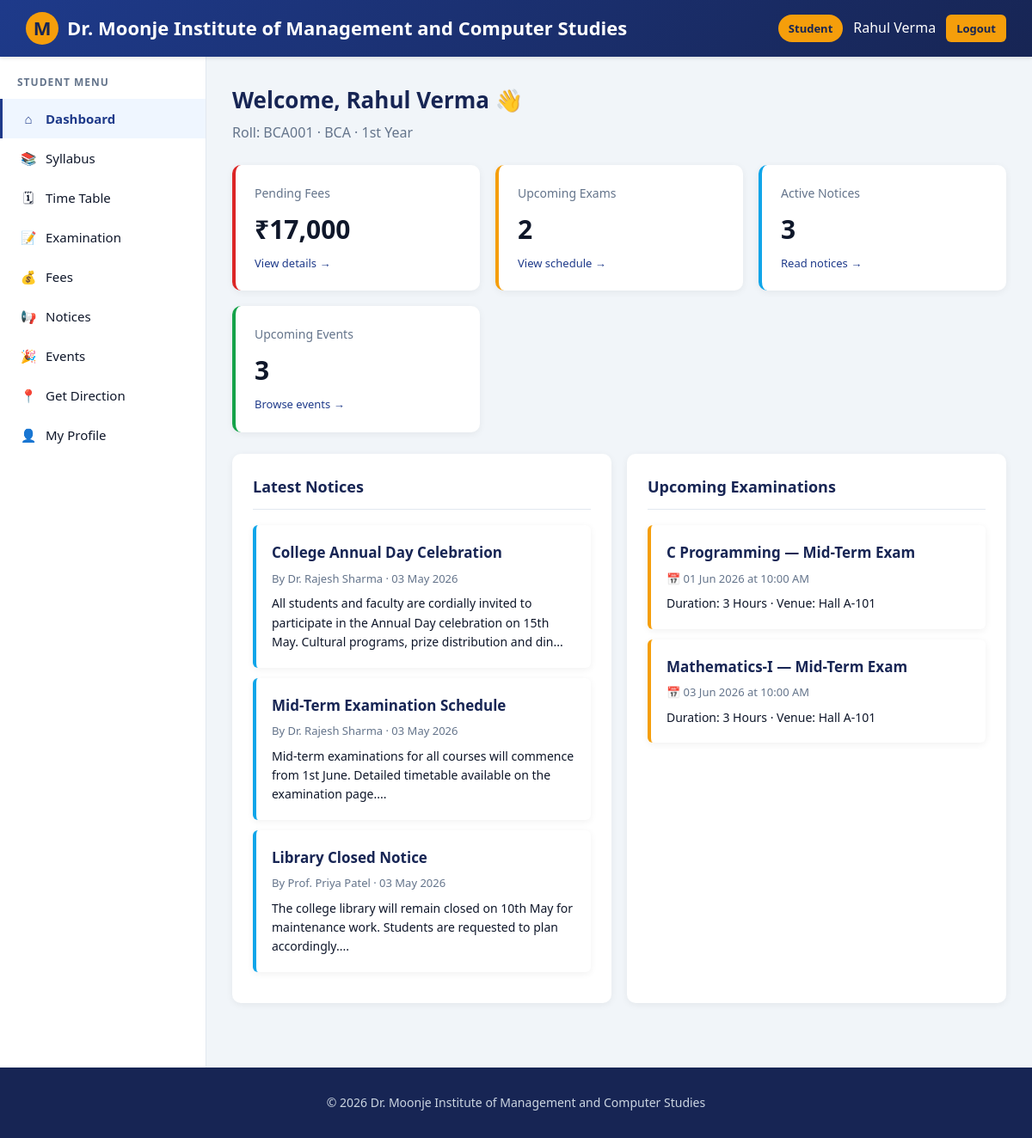
The page /student/dashboard.php (signed in) on the database its author committed.
### tables this page shows
CREATE TABLE notices (
    id INT AUTO_INCREMENT PRIMARY KEY,
    title VARCHAR(200) NOT NULL,
    description TEXT NOT NULL,
    target_audience ENUM('All','Students','Teachers') DEFAULT 'All',
    course VARCHAR(50) DEFAULT NULL,
    posted_by INT NOT NULL,
    created_at TIMESTAMP DEFAULT CURRENT_TIMESTAMP,
    FOREIGN KEY (posted_by) REFERENCES teachers(id) ON DELETE CASCADE
);

CREATE TABLE teachers (
    id INT AUTO_INCREMENT PRIMARY KEY,
    employee_id VARCHAR(20) NOT NULL UNIQUE,
    name VARCHAR(100) NOT NULL,
    email VARCHAR(100) NOT NULL UNIQUE,
    phone VARCHAR(15),
    password VARCHAR(255) NOT NULL,
    department VARCHAR(50) NOT NULL,
    designation VARCHAR(50),
    qualification VARCHAR(100),
    created_at TIMESTAMP DEFAULT CURRENT_TIMESTAMP
);

CREATE TABLE examinations (
    id INT AUTO_INCREMENT PRIMARY KEY,
    exam_name VARCHAR(100) NOT NULL,
    course VARCHAR(50) NOT NULL,
    year VARCHAR(10) NOT NULL,
    subject VARCHAR(100) NOT NULL,
    exam_date DATE NOT NULL,
    exam_time TIME NOT NULL,
    duration VARCHAR(20),
    venue VARCHAR(100),
    posted_by INT NOT NULL,
    created_at TIMESTAMP DEFAULT CURRENT_TIMESTAMP,
    FOREIGN KEY (posted_by) REFERENCES teachers(id) ON DELETE CASCADE
);

### config/db.php (called while the page is built, shortened)
<?php
function e($value) {
    return htmlspecialchars($value ?? '', ENT_QUOTES, 'UTF-8');
}

### student/dashboard.php (the view, shortened to what this page needs)
<?php
require_once '../includes/student_header.php';
$sid = $_SESSION['student_id'];
$pending_fees_q = $conn->prepare("SELECT IFNULL(SUM(amount-paid_amount),0) AS due FROM fees WHERE student_id=? AND status<>'Paid'");
$pending_fees_q->bind_param('i', $sid); $pending_fees_q->execute();
$pending_fees = $pending_fees_q->get_result()->fetch_assoc()['due'];
$exam_count = $conn->query("SELECT COUNT(*) AS c FROM examinations WHERE course='".$conn->real_escape_string($_SESSION['student_course'])."' AND year='".$conn->real_escape_string($_SESSION['student_year'])."' AND exam_date >= CURDATE()")->fetch_assoc()['c'];
$notice_count = $conn->query("SELECT COUNT(*) AS c FROM notices WHERE target_audience IN ('All','Students')")->fetch_assoc()['c'];
$event_count = $conn->query("SELECT COUNT(*) AS c FROM events WHERE event_date >= CURDATE()")->fetch_assoc()['c'];
$notices = $conn->query("SELECT n.*, t.name AS teacher_name FROM notices n LEFT JOIN teachers t ON n.posted_by=t.id WHERE n.target_audience IN ('All','Students') ORDER BY n.created_at DESC LIMIT 5");
$exams = $conn->prepare("SELECT * FROM examinations WHERE course=? AND year=? AND exam_date >= CURDATE() ORDER BY exam_date ASC LIMIT 5");
$exams->bind_param('ss', $_SESSION['student_course'], $_SESSION['student_year']);
$exams->execute();
$exams = $exams->get_result();
?>
<div class="page-header">
    <div>
        <h1>Welcome, <?= e($_SESSION['student_name']) ?> 👋</h1>
        <p>Roll: <?= e($_SESSION['student_roll']) ?> · <?= e($_SESSION['student_course']) ?> · <?= e($_SESSION['student_year']) ?></p>
    </div>
</div>
<div class="cards">
    <div class="card danger">
        <div class="label">Pending Fees</div>
        <div class="value">₹<?= number_format($pending_fees, 0) ?></div>
        <div class="sub"><a href="fees.php">View details →</a></div>
    </div>
    <div class="card warning">
        <div class="label">Upcoming Exams</div>
        <div class="value"><?= $exam_count ?></div>
        <div class="sub"><a href="examination.php">View schedule →</a></div>
    </div>
    <div class="card accent">
        <div class="label">Active Notices</div>
        <div class="value"><?= $notice_count ?></div>
        <div class="sub"><a href="notices.php">Read notices →</a></div>
    </div>
    <div class="card success">
        <div class="label">Upcoming Events</div>
        <div class="value"><?= $event_count ?></div>
        <div class="sub"><a href="events.php">Browse events →</a></div>
    </div>
</div>
<div class="cards" style="grid-template-columns:1fr 1fr;">
    <div class="panel">
        <h3 class="panel-title">Latest Notices</h3>
        <?php if($notices->num_rows): while($n=$notices->fetch_assoc()): ?>
            <div class="list-item">
                <h4><?= e($n['title']) ?></h4>
                <p class="meta">By <?= e($n['teacher_name']) ?> · <?= date('d M Y', strtotime($n['created_at'])) ?></p>
                <p><?= e(substr($n['description'],0,150)) ?>...</p>
            </div>
        <?php endwhile; else: ?>
            <p style="color:#64748b;">No notices.</p>
        <?php endif; ?>
    </div>
    <div class="panel">
        <h3 class="panel-title">Upcoming Examinations</h3>
        <?php if($exams->num_rows): while($ex=$exams->fetch_assoc()): ?>
            <div class="list-item event">
                <h4><?= e($ex['subject']) ?> — <?= e($ex['exam_name']) ?></h4>
                <p class="meta">📅 <?= date('d M Y', strtotime($ex['exam_date'])) ?> at <?= date('h:i A', strtotime($ex['exam_time'])) ?></p>
                <p>Duration: <?= e($ex['duration']) ?> · Venue: <?= e($ex['venue']) ?></p>
            </div>
        <?php endwhile; else: ?>
            <p style="color:#64748b;">No upcoming exams.</p>
        <?php endif; ?>
    </div>
</div>
<?php require_once '../includes/student_footer.php'; ?>

### includes/student_header.php (shortened to what this page needs)
<?php
require_once __DIR__ . '/../config/db.php';
$current = basename($_SERVER['PHP_SELF']);
?>
<!DOCTYPE html>
<html lang="en">
<head>
    <link rel="stylesheet" href="../assets/css/style.css">
</head>
<body>
<nav class="navbar">
    <a class="brand" href="dashboard.php">
        <span class="logo">M</span> Dr. Moonje Institute of Management and Computer Studies
    </a>
    <div class="user-menu">
        <span class="badge">Student</span>
        <span><?= e($_SESSION['student_name']) ?></span>
        <a href="logout.php" class="btn btn-sm btn-secondary">Logout</a>
    </div>
</nav>
<div class="layout">
    <aside class="sidebar">
        <h3>Student Menu</h3>
        <ul>
            <li><a href="dashboard.php"   class="<?= $current=='dashboard.php'?'active':'' ?>"><span class="icon">⌂</span> Dashboard</a></li>
            <li><a href="syllabus.php"    class="<?= $current=='syllabus.php'?'active':'' ?>"><span class="icon">📚</span> Syllabus</a></li>
            <li><a href="timetable.php"   class="<?= $current=='timetable.php'?'active':'' ?>"><span class="icon">🗓</span> Time Table</a></li>
            <li><a href="examination.php" class="<?= $current=='examination.php'?'active':'' ?>"><span class="icon">📝</span> Examination</a></li>
            <li><a href="fees.php"        class="<?= $current=='fees.php'?'active':'' ?>"><span class="icon">💰</span> Fees</a></li>
            <li><a href="notices.php"     class="<?= $current=='notices.php'?'active':'' ?>"><span class="icon">📢</span> Notices</a></li>
            <li><a href="events.php"      class="<?= $current=='events.php'?'active':'' ?>"><span class="icon">🎉</span> Events</a></li>
            <li><a href="direction.php"   class="<?= $current=='direction.php'?'active':'' ?>"><span class="icon">📍</span> Get Direction</a></li>
            <li><a href="profile.php"     class="<?= $current=='profile.php'?'active':'' ?>"><span class="icon">👤</span> My Profile</a></li>
        </ul>
    </aside>
    <main class="main-content">

### includes/student_footer.php
    </main>
</div>
<footer class="footer" style="margin-top:0;">
    <p>&copy; <?= date('Y') ?> Dr. Moonje Institute of Management and Computer Studies</p>
</footer>
</body>
</html>

### assets/css/style.css (style rules this page uses)
* { margin:0; padding:0; box-sizing:border-box; }
:root { --primary:#1e3a8a; --primary-dark:#172554; --secondary:#f59e0b; --accent:#0ea5e9; --light:#f8fafc; --dark:#0f172a; --gray:#64748b; --border:#e2e8f0; --success:#16a34a; --danger:#dc2626; --warning:#f59e0b; --card-shadow:0 2px 8px rgba(0,0,0,0.06); }
body { font-family:'Segoe UI', Tahoma, sans-serif; background:#f1f5f9; color:var(--dark); line-height:1.6; min-height:100vh; }
a { text-decoration:none; color:var(--primary); }
.navbar { background:linear-gradient(135deg, var(--primary), var(--primary-dark)); color:#fff; padding:14px 30px; display:flex; justify-content:space-between; align-items:center; box-shadow:0 2px 4px rgba(0,0,0,0.1); position:sticky; top:0; z-index:100; }
.navbar .brand { font-size:22px; font-weight:700; color:#fff; display:flex; align-items:center; gap:10px; }
.navbar .brand .logo { width:38px; height:38px; background:var(--secondary); border-radius:50%; display:flex; align-items:center; justify-content:center; font-weight:bold; color:var(--primary-dark); }
.user-menu { display:flex; align-items:center; gap:12px; color:#fff; }
.user-menu .badge { background:var(--secondary); color:var(--primary-dark); padding:6px 12px; border-radius:20px; font-weight:600; font-size:13px; }
.layout { display:flex; min-height:calc(100vh - 65px); }
.sidebar { width:240px; background:#fff; border-right:1px solid var(--border); padding:20px 0; }
.sidebar h3 { font-size:12px; text-transform:uppercase; color:var(--gray); letter-spacing:1px; padding:0 20px 10px; }
.sidebar ul { list-style:none; }
.sidebar ul li a { display:flex; align-items:center; gap:10px; padding:11px 20px; color:var(--dark); border-left:3px solid transparent; transition:all .2s; font-size:15px; }
.sidebar ul li a.active { background:#eff6ff; border-left-color:var(--primary); color:var(--primary); font-weight:600; }
.sidebar ul li a .icon { width:20px; text-align:center; }
.main-content { flex:1; padding:30px; max-width:100%; overflow-x:auto; }
.page-header { display:flex; justify-content:space-between; align-items:center; margin-bottom:25px; flex-wrap:wrap; gap:12px; }
.page-header h1 { font-size:26px; color:var(--primary-dark); }
.page-header p { color:var(--gray); margin-top:4px; }
.cards { display:grid; grid-template-columns:repeat(auto-fit,minmax(220px,1fr)); gap:18px; margin-bottom:25px; }
.card { background:#fff; border-radius:10px; padding:22px; box-shadow:var(--card-shadow); border-left:4px solid var(--primary); }
.card.success { border-left-color:var(--success); }
.card.warning { border-left-color:var(--warning); }
.card.danger { border-left-color:var(--danger); }
.card.accent { border-left-color:var(--accent); }
.card .label { color:var(--gray); font-size:14px; margin-bottom:6px; }
.card .value { font-size:30px; font-weight:700; color:var(--dark); }
.card .sub { color:var(--gray); font-size:13px; margin-top:5px; }
.panel { background:#fff; border-radius:10px; padding:24px; box-shadow:var(--card-shadow); margin-bottom:20px; }
.panel-title { font-size:18px; font-weight:600; margin-bottom:18px; padding-bottom:12px; border-bottom:1px solid var(--border); color:var(--primary-dark); }
.btn { display:inline-block; padding:10px 22px; background:var(--primary); color:#fff; border:none; border-radius:6px; cursor:pointer; font-size:14px; font-weight:600; transition:background .2s, transform .1s; text-decoration:none; }
.btn-secondary { background:var(--secondary); color:var(--primary-dark); }
.btn-sm { padding:6px 12px; font-size:13px; }
.list-item { padding:18px; background:#fff; border-left:4px solid var(--accent); border-radius:6px; margin-bottom:12px; box-shadow:var(--card-shadow); }
.list-item h4 { color:var(--primary-dark); margin-bottom:6px; font-size:17px; }
.list-item .meta { color:var(--gray); font-size:13px; margin-bottom:8px; }
.list-item p { color:var(--dark); font-size:14px; }
.list-item.event { border-left-color:var(--secondary); }
.footer { background:var(--primary-dark); color:#cbd5e1; padding:30px 20px; text-align:center; font-size:14px; margin-top:40px; }

### rows shown on the page
notices: title "College Annual Day Celebration", posted_by.name "Dr. Rajesh Sharma", created_at "03 May 2026", description "All students and faculty are cordially invited to participate in the Annual Day celebration on 15th May. Cultural programs, prize distribution and din"
notices: title "Mid-Term Examination Schedule", posted_by.name "Dr. Rajesh Sharma", created_at "03 May 2026", description "Mid-term examinations for all courses will commence from 1st June. Detailed timetable available on the examination page."
notices: title "Library Closed Notice", posted_by.name "Prof. Priya Patel", created_at "03 May 2026", description "The college library will remain closed on 10th May for maintenance work. Students are requested to plan accordingly."
examinations: subject "C Programming", exam_name "Mid-Term Exam", exam_date "01 Jun 2026", exam_time "10:00 AM", duration "3 Hours", venue "Hall A-101"
examinations: subject "Mathematics-I", exam_name "Mid-Term Exam", exam_date "03 Jun 2026", exam_time "10:00 AM", duration "3 Hours", venue "Hall A-101"

### other values the page prints
$_SESSION['student_name'] "Rahul Verma"
$_SESSION['student_roll'] "BCA001"
$_SESSION['student_course'] "BCA"
$_SESSION['student_year'] "1st Year"
$pending_fees "17,000"
$exam_count "2"
$notice_count "3"
$event_count "3"
